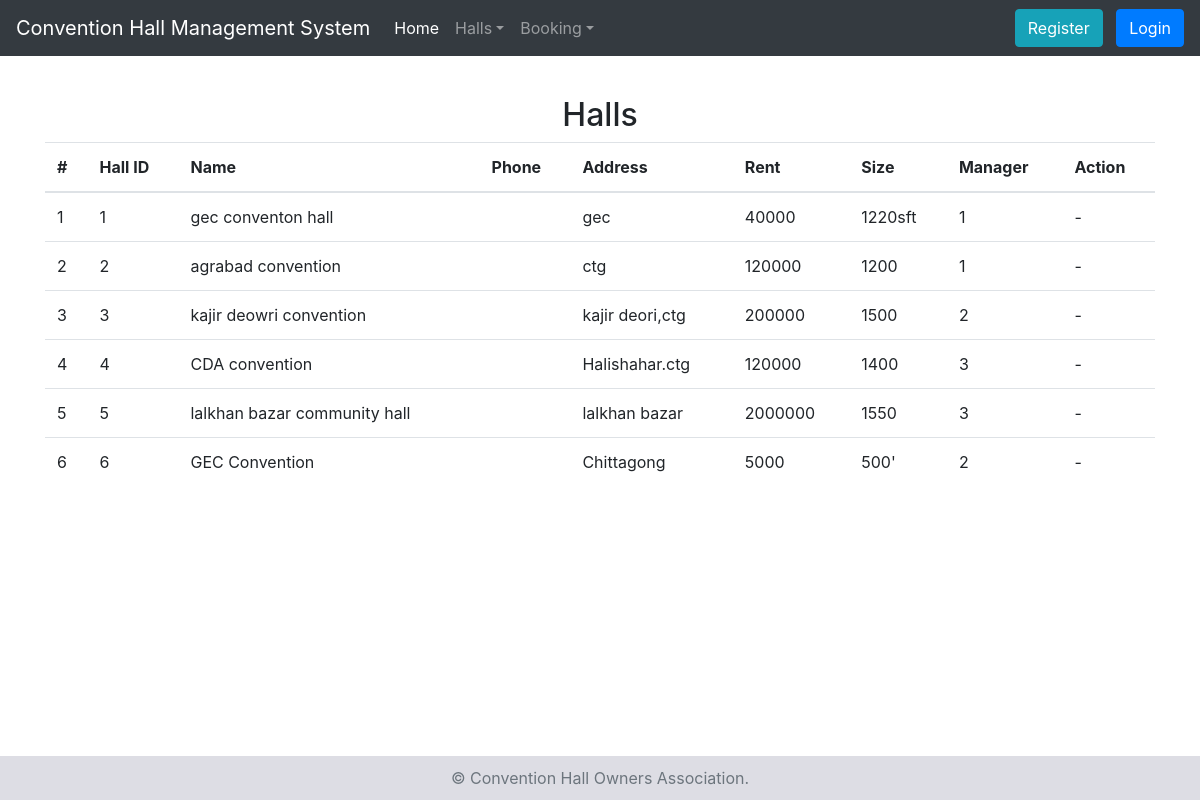
Page /view_hall.php on the committed database.
### tables this page shows
CREATE TABLE `hall` (
  `hall_id` int(10) NOT NULL,
  `name` varchar(200) NOT NULL,
  `address` varchar(200) NOT NULL,
  `rent` int(10) NOT NULL,
  `manager_id` int(10) NOT NULL,
  `size` varchar(10) NOT NULL
);

### view_hall.php (the view, shortened to what this page needs)
<?php include('includes/header.php'); ?>
<?php
	$query = "SELECT * FROM hall";
	$halls = mysqli_query($dblink,$query);
	if(mysqli_num_rows($halls)==0){
		dangerMsg('No Hall added yet.');
	}
	else{
?>
<h2 class="text-center">Halls</h2>
  <div class="table-responsive">
  <table class="table">
    <thead>
      <tr>
        <th>#</th>
        <th>Hall ID</th>
        <th>Name</th>
        <th>Phone</th>
        <th>Address</th>
        <th>Rent</th>
        <th>Size</th>
        <th>Manager</th>
        <th>Action</th>
      </tr>
    </thead>
    <tbody>
    	<?php
		$count = 1;
		while($r = mysqli_fetch_assoc($halls)){
			?>
      <tr>
        <td><?php echo $count++;?></td>
		<td><?php echo $r['hall_id']?></td>
		<td><?php echo $r['name']?></td>
		<td><?php echo $r['phone']?></td>
		<td><?php echo $r['address']?></td>
		<td><?php echo $r['rent']?></td>
		<td><?php echo $r['size']?></td>
		<td><?php echo $r['manager_id']?></td>
		<td>
			<?php
			if(isset($_COOKIE['admin'])){
			?>
			<div class="btn-group">
				<button  class="btn btn-primary" onclick="location.href='edit_hall.php?hall_id=<?php echo $r['hall_id']?>'" ><i class="fa fa-edit"></i>Edit</button>&nbsp;&nbsp;&nbsp;
				<form method="post" class="inline">
					<input type="hidden" name="hall_id" value="<?php echo $r['hall_id']?>">
					<button type="submit" class="btn btn-danger" name="delete" ><i class="fa fa-trash"></i>Delete</button>
				</form>
			</div>
			<?php
		}
		else{
			echo '-';
		}
		?>
		</td>
      </tr>
      <?php
	}
		?>
    </tbody>
  </table>
  </div>
 <?php
}
?>
<?php include('includes/footer.php'); ?>

### rows in the picture
hall: hall_id "1", name "gec conventon hall", address "gec", rent "40000", size "1220sft", manager "1"
hall: hall_id "2", name "agrabad convention", address "ctg", rent "120000", size "1200", manager "1"
hall: hall_id "3", name "kajir deowri convention", address "kajir deori,ctg", rent "200000", size "1500", manager "2"
hall: hall_id "4", name "CDA convention", address "Halishahar.ctg", rent "120000", size "1400", manager "3"
hall: hall_id "5", name "lalkhan bazar community hall", address "lalkhan bazar", rent "2000000", size "1550", manager "3"
hall: hall_id "6", name "GEC Convention", address "Chittagong", rent "5000", size "500'", manager "2"
